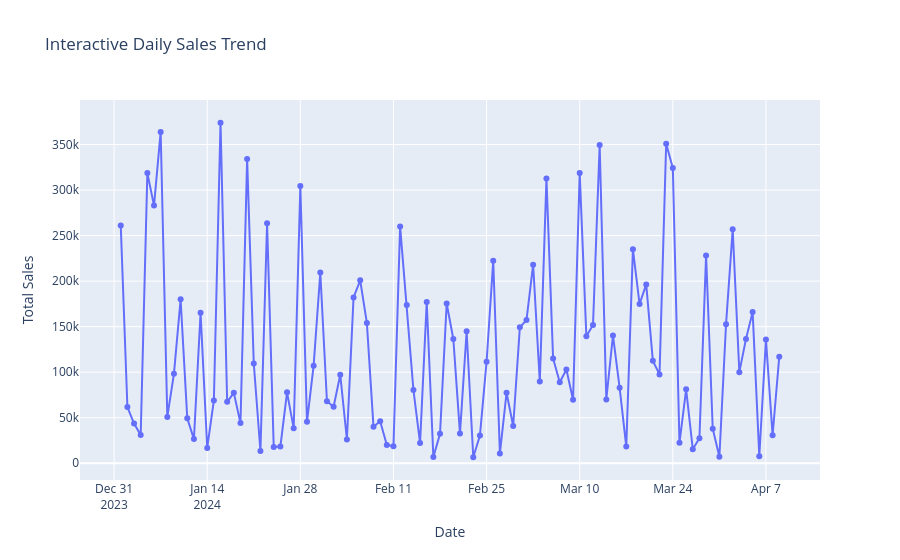

Notebook code for this chart:
### Code cell
daily_sales = (
    df.groupby("Date")["Total_Sales"]
    .sum()
    .reset_index()
)

fig = px.line(
    daily_sales,
    x="Date",
    y="Total_Sales",
    title="Interactive Daily Sales Trend",
    markers=True
)

fig.update_layout(
    xaxis_title="Date",
    yaxis_title="Total Sales"
)

fig.show()
